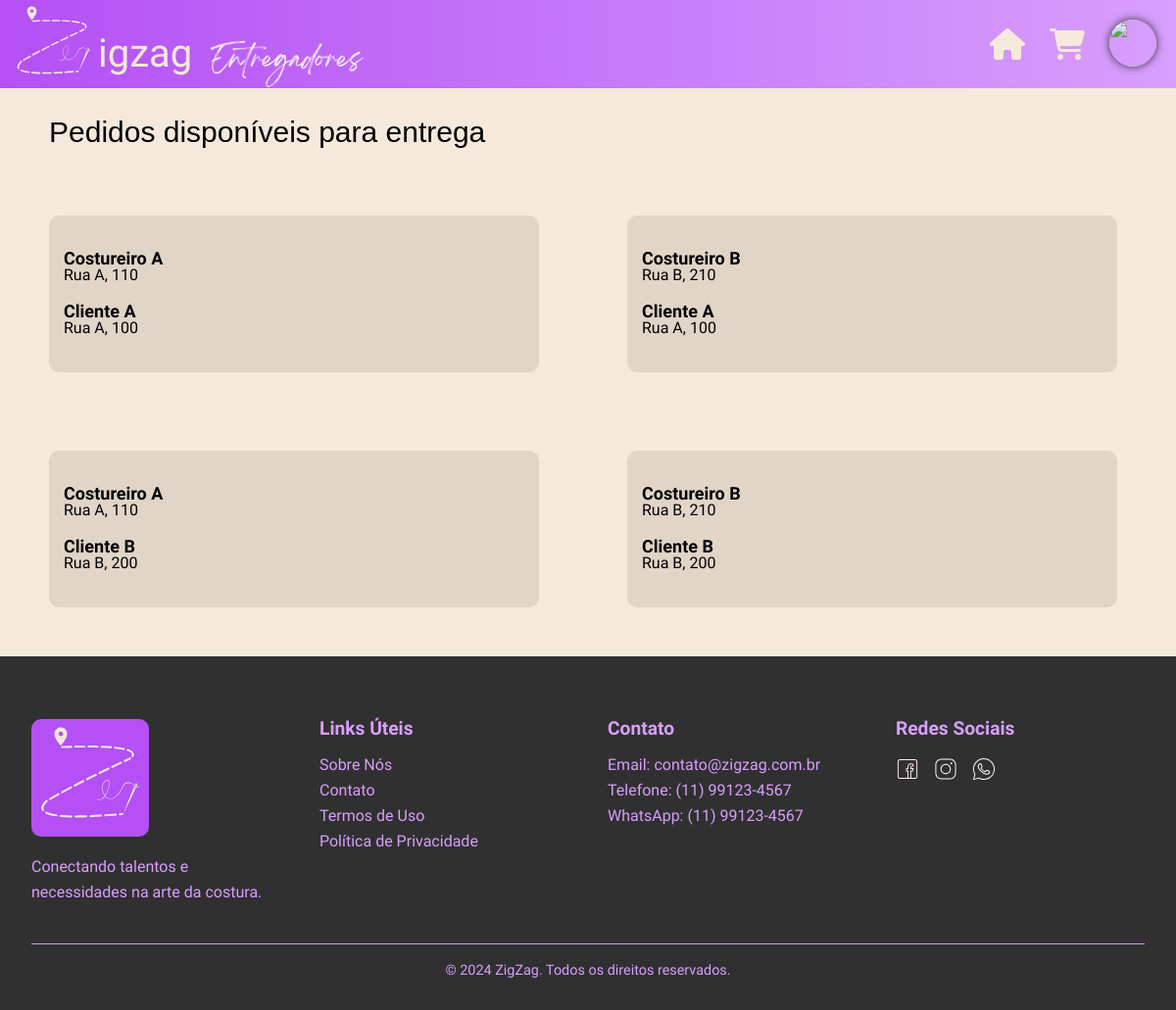
/entregador/index.php (signed in), run on the app's committed database.
### tables this page shows
CREATE TABLE IF NOT EXISTS tbl_pedido
(
    ped_id integer NOT NULL PRIMARY KEY AUTO_INCREMENT,

    ped_data date,
    ped_horario time,

    ped_descricao text,

    ped_viagens tinyint DEFAULT 0,
    ped_concluido tinyint DEFAULT 0,

    cli_id integer,
    FOREIGN KEY (cli_id)
    REFERENCES tbl_cliente(cli_id)
    ON DELETE SET NULL,

    end_id integer,
    FOREIGN KEY (end_id)
    REFERENCES tbl_endereco_cliente(end_id)
    ON DELETE SET NULL
);

CREATE TABLE IF NOT EXISTS tbl_costureiro
(
    cos_id integer NOT NULL PRIMARY KEY AUTO_INCREMENT,

    cos_email varchar(320) NOT NULL,
    cos_senhaHash varchar(128) NOT NULL,

    cos_nome varchar(64),
    cos_telefone bigint,
    cos_cpf bigint,
    cos_cnpj bigint,

    cos_perfil varchar(255) DEFAULT 'default.png',
    cos_verificado tinyint DEFAULT 0,

     
    cos_rua varchar(64),
    cos_bairro varchar(32),
    cos_numero int,
    cos_complemento tinytext,
    cos_cidade varchar(32),
    cos_estado varchar(2),
    cos_cep int
);

CREATE TABLE IF NOT EXISTS tbl_cliente
(
    cli_id integer NOT NULL PRIMARY KEY AUTO_INCREMENT,

    cli_email varchar(320) NOT NULL,
    cli_senhaHash varchar(128) NOT NULL,

    cli_cpf bigint,
    cli_nome varchar(64),
    cli_nascimento date,
    cli_telefone bigint,

    cli_perfil varchar(255) DEFAULT 'default.png'
);

CREATE TABLE IF NOT EXISTS tbl_endereco_cliente
(
    end_id integer NOT NULL PRIMARY KEY AUTO_INCREMENT,

    end_rua varchar(64),
    end_bairro varchar(32),
    end_numero int,
    end_complemento tinytext,
    end_cidade varchar(32),
    end_estado varchar(2),
    end_cep int,

    cli_id integer NOT NULL,
    FOREIGN KEY (cli_id) 
    REFERENCES tbl_cliente(cli_id)
    ON DELETE CASCADE

);

### web/entregador/pedidosEntrega.php (called while the page is built, shortened)
<?php
function pedidosId($conexao)
{
    $query = "SELECT ped_id
                FROM tbl_pedido
                WHERE (tbl_pedido.ped_concluido = 0 AND tbl_pedido.ped_viagens = 0)
                OR (tbl_pedido.ped_concluido = 1 AND tbl_pedido.ped_viagens = 1)";
    $result = mysqli_query($conexao, $query);
    $pedidos = mysqli_fetch_all($result, MYSQLI_ASSOC);
    return $pedidos;
}
function pedidoSelecionado($conexao, $ped_id)
{
    $query = "SELECT *
                    FROM tbl_pedido
                    JOIN tbl_item ON tbl_pedido.ped_id = tbl_item.ped_id
                    JOIN tbl_catalogo ON tbl_item.cat_id = tbl_catalogo.cat_id
                    JOIN tbl_costureiro ON tbl_catalogo.cos_id = tbl_costureiro.cos_id
                    JOIN tbl_cliente ON tbl_pedido.cli_id = tbl_cliente.cli_id
                    JOIN tbl_endereco_cliente ON tbl_cliente.cli_id = tbl_endereco_cliente.cli_id
                    WHERE tbl_pedido.ped_id = $ped_id";
    $result = mysqli_query($conexao, $query);
    $pedido = mysqli_fetch_all($result, MYSQLI_ASSOC);
    return $pedido;
}

### web/entregador/index.php (the view, shortened to what this page needs)
<!DOCTYPE html>
<html lang="pt-br">
<head>
    <link rel="stylesheet" href="home.css">
    <link rel="stylesheet" href="https://unpkg.com/leaflet@1.9.4/dist/leaflet.css" />
</head>
<?php
require_once "../conexao.php";
require_once "pedidosEntrega.php";
$pedidos = pedidosId($conexao);
?>
<body>
    <header class="top">
        <div class="header_logo">
            <a href="../"><img class="logo_header" src="../assets/svg/logo.svg" width="90" height="90"
                    alt="Logo ZigZag">
                <p class="zigzag_txt">igzag</p>
                <img class="ent_text" src="../assets\images\ent_img\entregadores.png" alt="costureiro">
            </a>
        </div>
        <div class="icons">
            <a class="icon" href="../"><i class="fa-solid fa-house fa-2x  "></i></a>
            <a class="icon" href="../costureiro"><i class="fa-solid fa-cart-shopping fa-2x"></i></a>
            <a class="icon" href="perfil/"><img class="icon_img_perfil" src="../assets/uploads/profilepictures/<?php echo $_SESSION["entgd_perfil"]; ?>"></a>
        </div>
    </header>
    <p class="title">Pedidos disponíveis para entrega</p>
    <section class="pedidos">
        <?php
            foreach ($pedidos as $linha) {
                $pedidoSelecionado = pedidoSelecionado($conexao, $linha["ped_id"]);
        ?>
            <a href="pedido/?id=<?php echo $pedidoSelecionado[0]["ped_id"]; ?>" class="pedido">
                <div class="pedido-info">
                    <p class="costureira"><?php echo $pedidoSelecionado[0]["cos_nome"]; ?></p>
                    <p class="endereco"><?php echo $pedidoSelecionado[0]["cos_rua"] . ", " . $pedidoSelecionado[0]["cos_numero"]; ?></p>
                    <p class="costureira"><?php echo $pedidoSelecionado[0]["cli_nome"]; ?></p>
                    <p class="endereco"><?php echo $pedidoSelecionado[0]["end_rua"] . ", " . $pedidoSelecionado[0]["end_numero"]; ?></p>
                </div>
            </a>
        <?php
        }
        ?>
    </section>
    <footer class="footer">
        <div class="container">
            <div class="footer-content">
                <div class="footer-section">
                    <img
                        src="../assets/svg/logo.svg"
                        alt="ZigZag Logo"
                        class="footer-logo" />
                    <p>Conectando talentos e necessidades na arte da costura.</p>
                </div>
                <div class="footer-section">
                    <h3>Links Úteis</h3>
                    <ul>
                        <li><a href="../#sobre">Sobre Nós</a></li>
                        <li><a href="../#contato">Contato</a></li>
                        <li><a href="../">Termos de Uso</a></li>
                        <li><a href="../">Política de Privacidade</a></li>
                    </ul>
                </div>
                <div class="footer-section">
                    <h3>Contato</h3>
                    <ul>
                        <li>Email: contato@zigzag.com.br</li>
                        <li>Telefone: (11) 99123-4567</li>
                        <li>WhatsApp: (11) 99123-4567</li>
                    </ul>
                </div>
                <div class="footer-section">
                    <h3>Redes Sociais</h3>
                    <div class="social-links">
                        <a href="#"><img src="../assets/svg/facebook.svg" alt="Facebook" /></a>
                        <a href="https://www.instagram.com/zigzag_ltda"><img src="../assets/svg/instagram.svg" alt="Instagram" /></a>
                        <a href="#"><img src="../assets/svg/whatsapp.svg" alt="WhatsApp" /></a>
                    </div>
                </div>
            </div>
            <div class="footer-bottom">
                <p>&copy; 2024 ZigZag. Todos os direitos reservados.</p>
            </div>
        </div>
    </footer>
</body>
</html>

### web/entregador/home.css (style rules this page uses)
* { margin: 0; padding: 0; border: 0; font-size: 100%; font-family: "Iansui", cursive; cursor: default; box-sizing: border-box; vertical-align: baseline; }
article, aside, details, figcaption, figure, footer, header, hgroup, menu, nav, section { display: block; }
:root { --roxo-principal: #b450f5; --roxo-claro: #d89ffd; --roxo-mais-claro: #e7cef6; --preto: #303030; --cinza-escuro: #545454; --cinza: #a6a6a6; --bege: #f5e9dc; --bege-claro: #f5e9db; --amarelo: #edbd44; --mobile-pequeno: 320px; --mobile-normal: 480px; --tablet: 768px; --notebook: 1024px; --desktop: 1280px; --ultra-wide: 1440px; }
html, body { width: 100%; position: relative; }
body { line-height: 1; background-color: var(--bege); overflow-x: hidden; }
ol, ul { list-style: none; }
.top { background: linear-gradient(90deg, var(--roxo-principal), var(--roxo-claro)); width: 100%; display: flex; box-sizing: border-box; justify-content: space-between; }
.header_logo a { text-decoration: none; display: flex; }
.ent_text { width: max-content; height: 100px; margin: 0 0 -25px -60px; scale: 0.5; align-self: flex-end; }
.zigzag_txt { color: #f5e9db; font-family: "Iansui"; font-size: 40px; align-self: last baseline; margin: 0 0 15px 0; }
.logo_header { cursor: pointer; margin-left: 10px; transition: all 0.3s ease }
.icons { display: flex; gap: 5px; }
.icon { align-self: center; padding-right: 20px; color: #f5e9db; transition: all 0.3s ease; }
.icon::after { content: ""; position: absolute; width: 0; height: 2px; left: 50%; bottom: 0; background-color: var(--bege-claro); transition: all 1s ease; transform: translateX(-50%); }
.icon_img_perfil { width: 48px; height: 48px; border-radius: 100%; justify-content: center; box-shadow: #303030 0px 0px 8px; object-fit: cover; }
.title { font-size: 30px; margin: 30px 0 20px 50px; font-family: "Trebuchet MS", "Lucida Sans Unicode", "Lucida Grande", "Lucida Sans", Arial, sans-serif; }
.pedidos { display: grid; grid-template-columns: 1fr 1fr; gap: 20px; padding: 20px; margin: 0 auto; max-width: 1200px; }
.costureira { font-weight: bold; margin-top: 20px; font-size: 18px; }
.footer { width: 100%; background-color: var(--preto); padding: 4rem 0 2rem; }
.footer-logo { background-color: var(--roxo-principal); border-radius: 10px; transition: all 0.3s ease; }
.footer .container { max-width: 1200px; margin: 0 auto; padding: 0 2rem; }
.footer-content { display: grid; grid-template-columns: repeat(4, 1fr); gap: 40px; margin-bottom: 40px; }
.footer-section h3 { color: var(--roxo-claro); margin-bottom: 20px; font-size: 1.2em; }
.footer-logo { width: 120px; margin-bottom: 15px; }
.footer-section p { color: var(--roxo-claro); line-height: 1.6; }
.footer-section ul { list-style: none; padding: 0; color: var(--roxo-claro); }
.footer-section ul li { margin-bottom: 10px; }
.footer-section ul li a { color: var(--roxo); text-decoration: none; transition: color 0.3s ease; cursor: pointer; }
.social-links { display: flex; gap: 15px; }
.social-links img { width: 24px; height: 24px; transition: transform 0.3s ease; cursor: pointer; }
.footer-bottom { text-align: center; padding-top: 20px; border-top: 1px solid var(--roxo-claro); }
.footer-bottom p { color: var(--roxo-claro); font-size: 0.9em; }

### data on the page
tbl_pedido: tbl_costureiro.cos_nome "Costureiro A", tbl_costureiro.cos_rua "Rua A", tbl_costureiro.cos_numero "110", cli.cli_nome "Cliente A", end.end_rua "Rua A", end.end_numero "100"
tbl_pedido: tbl_costureiro.cos_nome "Costureiro B", tbl_costureiro.cos_rua "Rua B", tbl_costureiro.cos_numero "210", cli.cli_nome "Cliente A", end.end_rua "Rua A", end.end_numero "100"
tbl_pedido: tbl_costureiro.cos_nome "Costureiro A", tbl_costureiro.cos_rua "Rua A", tbl_costureiro.cos_numero "110", cli.cli_nome "Cliente B", end.end_rua "Rua B", end.end_numero "200"
tbl_pedido: tbl_costureiro.cos_nome "Costureiro B", tbl_costureiro.cos_rua "Rua B", tbl_costureiro.cos_numero "210", cli.cli_nome "Cliente B", end.end_rua "Rua B", end.end_numero "200"
